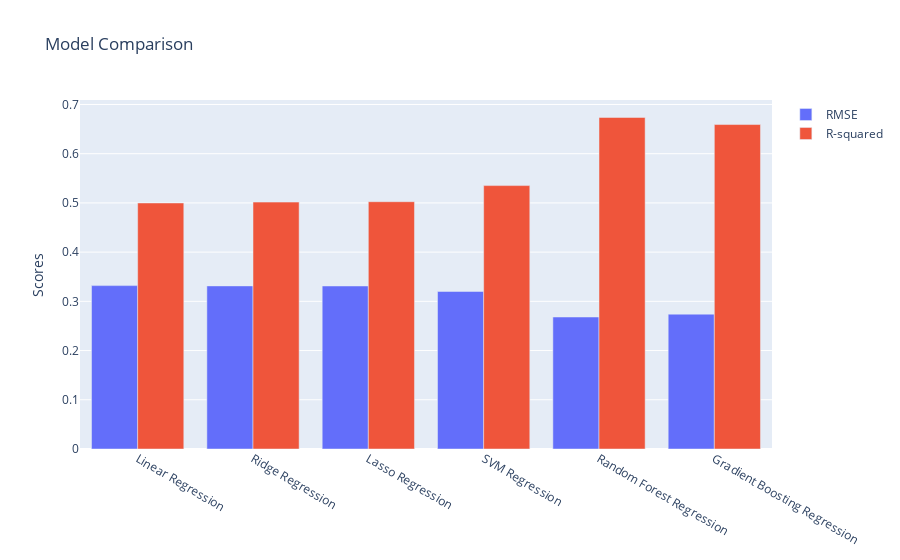

The notebook cell saved with this chart:
### Code cell
# Plot the scores for a visual comparison
fig = go.Figure(
    data=[
        go.Bar(
            name="RMSE",
            x=scores_df["Model"],
            y=scores_df["RMSE"],
            offsetgroup=0,
        ),
        go.Bar(
            name="R-squared",
            x=scores_df["Model"],
            y=scores_df["R-squared"],
            offsetgroup=1,
        ),
    ],
    layout=go.Layout(
        title="Model Comparison",
        yaxis_title="Scores"
        
    )
)
fig.show()

### Figure 1 — Plotly figure (JSON) as saved in the notebook; plotly's stock layout.template omitted (floating-point values rounded to 4 significant figures)
{"data": [{"name": "RMSE", "offsetgroup": "0", "type": "bar", "x": ["Linear Regression", "Ridge Regression", "Lasso Regression", "SVM Regression", "Random Forest Regression", "Gradient Boosting Regression"], "y": [0.3319, 0.3314, 0.3312, 0.3201, 0.2682, 0.274]}, {"name": "R-squared", "offsetgroup": "1", "type": "bar", "x": ["Linear Regression", "Ridge Regression", "Lasso Regression", "SVM Regression", "Random Forest Regression", "Gradient Boosting Regression"], "y": [0.4999, 0.5016, 0.5024, 0.5352, 0.6736, 0.6592]}], "layout": {"title": {"text": "Model Comparison"}, "yaxis": {"title": {"text": "Scores"}}}}
